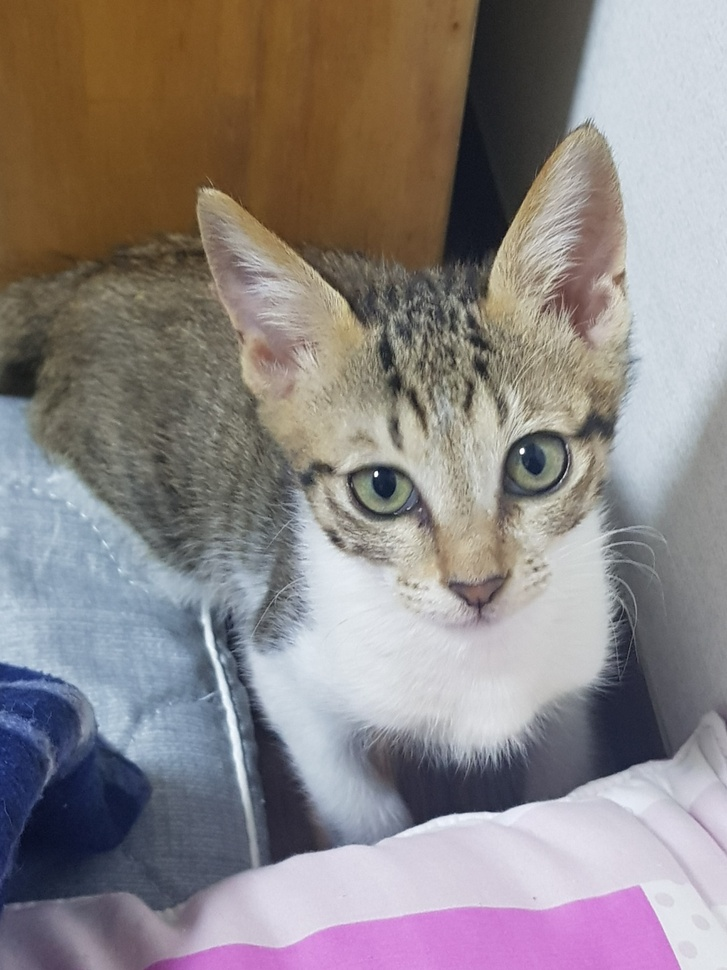
#> input picture Image/narImage.jpeg, 727 x 970 px, shrunk from 1080 x 1440 before the run, found by its file name
$ python edge.py   (older library calls are emulated)
#> lines starting #> are read from the running program, lines starting #| are printed output that depends on the picture
import cv2

src = cv2.imread("Image/narImage.jpeg", cv2.IMREAD_COLOR)
#> src is the input picture: shape (970, 727, 3); mean B, G, R 131.7, 132.5, 139.8
gray = cv2.cvtColor(src, cv2.COLOR_BGR2GRAY)
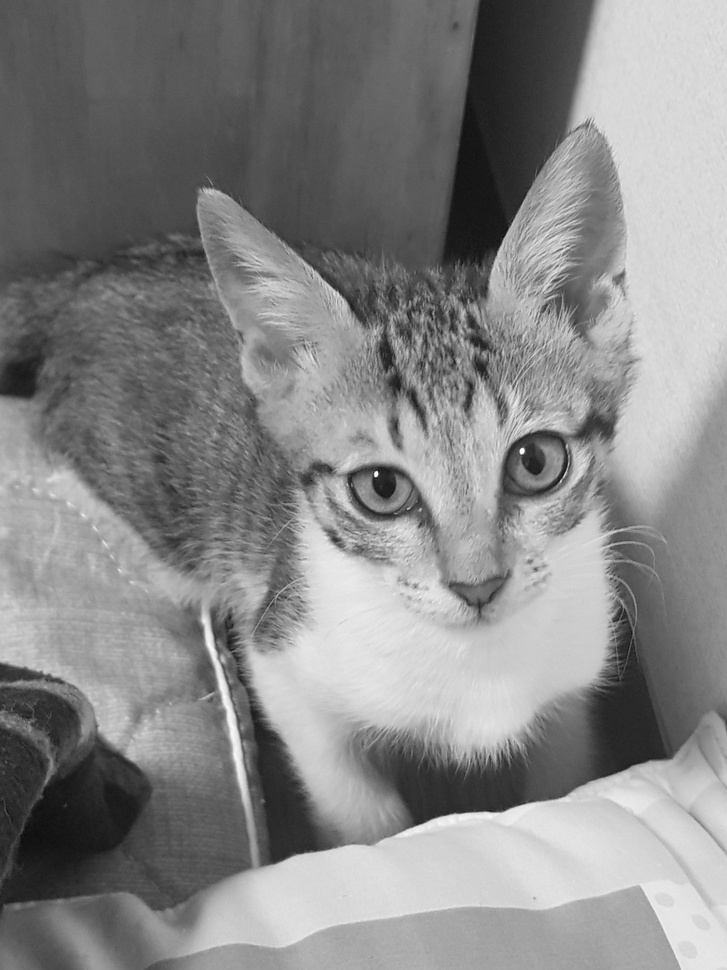
#> gray: shape (970, 727); min 12, max 255, mean 134.6

# 가장자리 검출??? 종류 3가지의 차이를 모르겠네...
# cv2.Canny(원본 이미지, 임계값1, 임계값2, 커널 크기, L2그라디언트)를 이용하여 가장자리 검출을 적용
canny = cv2.Canny(src, 100, 255)
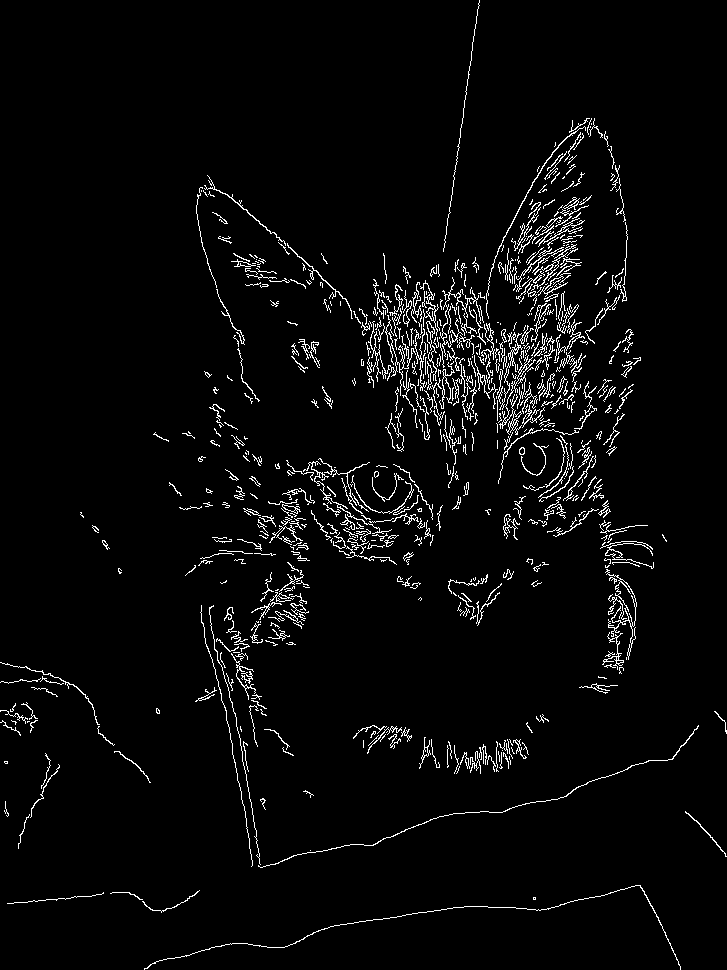
#> canny: shape (970, 727); 3.5% white in thin lines or dots
sobel = cv2.Sobel(gray, cv2.CV_8U, 1, 0, 3)
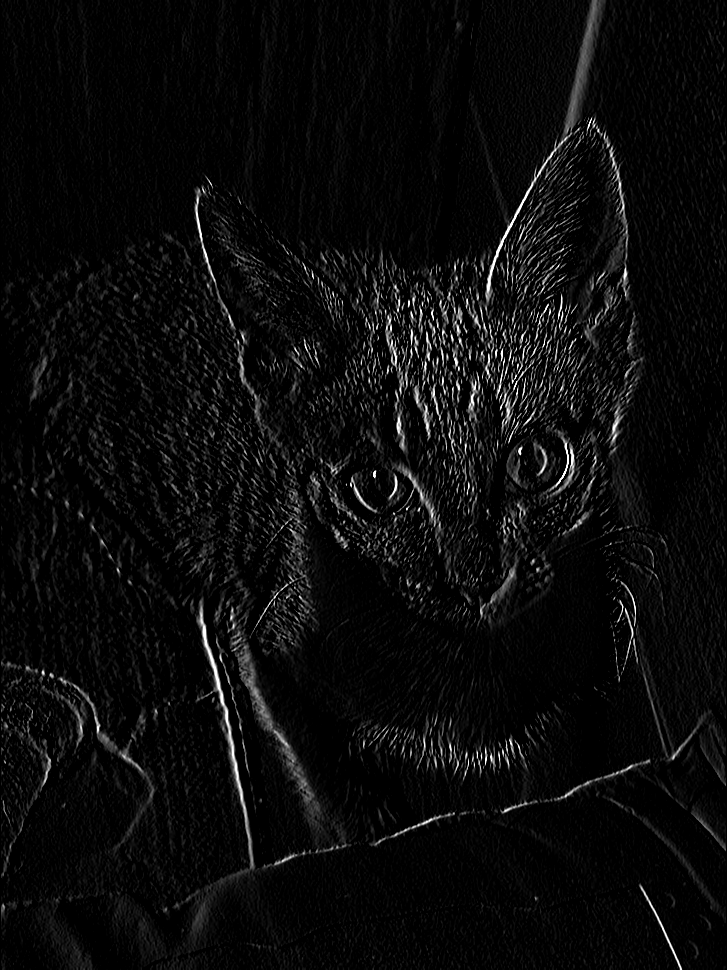
#> sobel: shape (970, 727); min 0, max 255, mean 11.3
laplacian = cv2.Laplacian(gray, cv2.CV_8U, ksize=3)
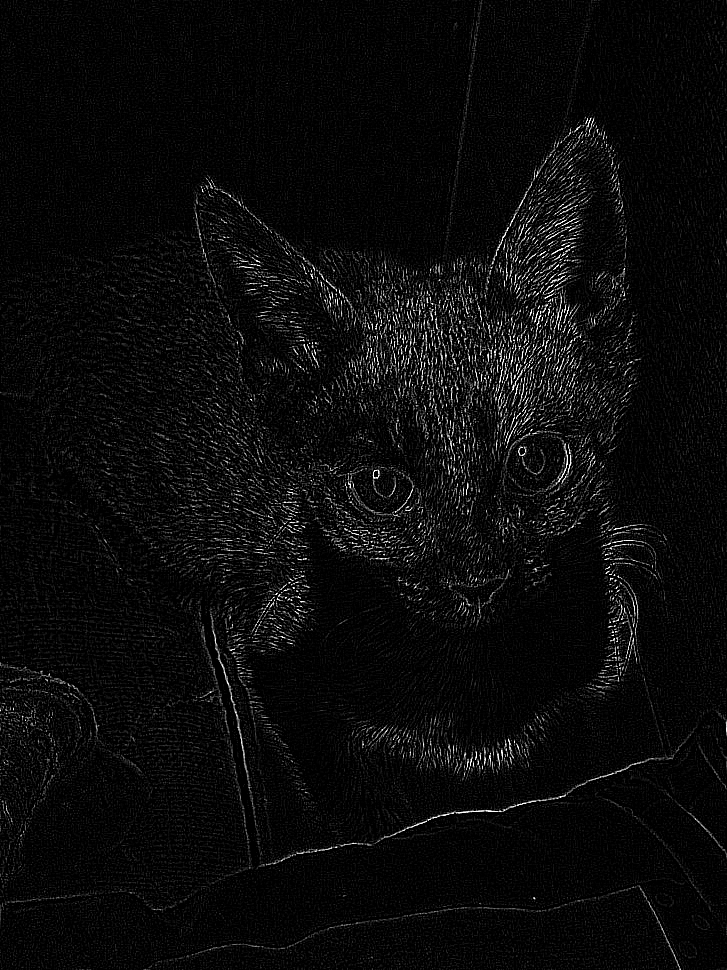
#> laplacian: shape (970, 727); min 0, max 255, mean 11

cv2.imshow("canny", canny)
cv2.imshow("sobel", sobel)
cv2.imshow("laplacian", laplacian)
cv2.waitKey(0)
cv2.destroyAllWindows()
